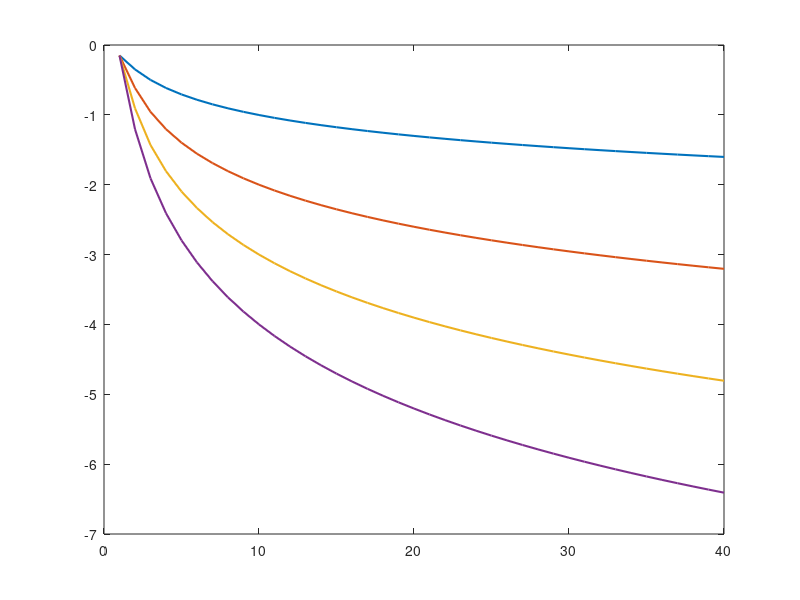

Recreate this plot in MATLAB. (Note: this script raises an error after producing the figure.)
function exam7_8

% Example 7.8: An oversampling ADC 

clear
clc
fprintf('Example 7.8: An oversampling ADC\n\n')
M = 1 : 40;

% Compute aliasing errors

for n = 1 : 4
   alpha(n,:) = log10(1 ./ sqrt(1 + (M .^ (2*n))));
end

% Plot them

figure
hp = plot (M,alpha(1,:),M,alpha(2,:),M,alpha(3,:),M,alpha(4,:));
set (hp,'LineWidth',1.5)
f_labels ('Logarithm of aliasing error scale factor','\it{M}','log_{10}(\alpha_n)')
text (25,-1.1,'{\itn} = 1')
text (25,-2.5,'{\itn} = 2')
text (25,-3.9,'{\itn} = 3')
text (25,-5.3,'{\itn} = 4')
f_wait
